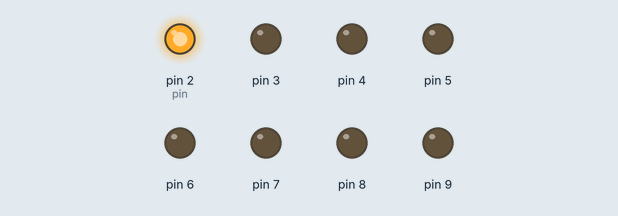
A sketch run on a simulated Arduino Uno, built with avr-gcc and run on an emulated ATmega328P. Parts: output pins drawn as LEDs (lit = HIGH).

Above: at 0.1 s.
Timing chart, 0 to 1.6 s (numbered marks = the images above):
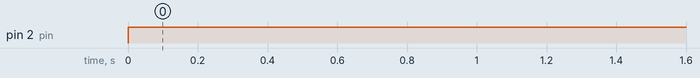

Measured:
- by itself, pin 2 (pin): LOW → HIGH at 0.00 s

The sketch:

instructablesWay.ino
```cpp
// Define the LED digit patters, from 0 - 9
// Note that these patterns are for common cathode displays
// For common anode displays, change the 1's to 0's and 0's to 1's
// 1 = LED on, 0 = LED off, in this order:
// Arduino pin: 2,3,4,5,6,7,8
byte seven_seg_digits[][7] = {
    { 1,1,1,1,1,1,0 },  // = 0
    { 0,1,1,0,0,0,0 },  // = 1
    { 1,1,0,1,1,0,1 },  // = 2
    { 1,1,1,1,0,0,1 },  // = 3
    { 0,1,1,0,0,1,1 },  // = 4
    { 1,0,1,1,0,1,1 },  // = 5
    { 1,0,1,1,1,1,1 },  // = 6
    { 1,1,1,0,0,0,0 },  // = 7
    { 1,1,1,1,1,1,1 },  // = 8
    { 1,1,1,0,0,1,1 },   // = 9
    { 1,0,1,1,1,0,1 },  // eyeOpen
    { 1,0,0,1,0,0,0 }   // eyeClose
  };

void setup() {
  pinMode(2, OUTPUT);
  pinMode(3, OUTPUT);
  pinMode(4, OUTPUT);
  pinMode(5, OUTPUT);
  pinMode(6, OUTPUT);
  pinMode(7, OUTPUT);
  pinMode(8, OUTPUT);
  pinMode(9, OUTPUT);

  //writeDot(0);  // start with the "dot" off
}

void writeDot(byte dot) {
  digitalWrite(9, dot);
}

void sevenSegWrite(byte digit) {
  //
  byte pin = 2;
  for (byte segCount = 0; segCount < 7; ++segCount) {
    // pin 2 HIGH, LOW digitalWrite(pinNumber, HIGH, LOW);
    digitalWrite(pin, seven_seg_digits[digit][segCount]); // digitalWrite(pin, HIGH, LOW)
    ++pin;
  }
}

void eyeOpen() {
  sevenSegWrite(10);
}

void eyeClose() {
  sevenSegWrite(11);
}

void zero() {
  digitalWrite(2, HIGH);
  digitalWrite(3, HIGH);
  digitalWrite(4, HIGH);
  digitalWrite(5, HIGH);
  digitalWrite(6, HIGH);
  digitalWrite(7, HIGH);
  digitalWrite(8, LOW);
}

void one() {
  digitalWrite(2, LOW);
  digitalWrite(3, HIGH);
  digitalWrite(4, HIGH);
  digitalWrite(5, LOW);
  digitalWrite(6, LOW);
  digitalWrite(7, LOW);
  digitalWrite(8, LOW);
}

void turnOffAll() {
  int i=2; // initialize
  for(i=2; i<9; i++){
    digitalWrite(i, LOW);
  }
}

void loop() {

    digitalWrite(2, HIGH);
    delay(100);


  /*
  for (byte count = 11; count > 0; --count) {
   delay(1000);
   sevenSegWrite(count - 1); // array index
  }
  delay(4000);
  */

}
```
